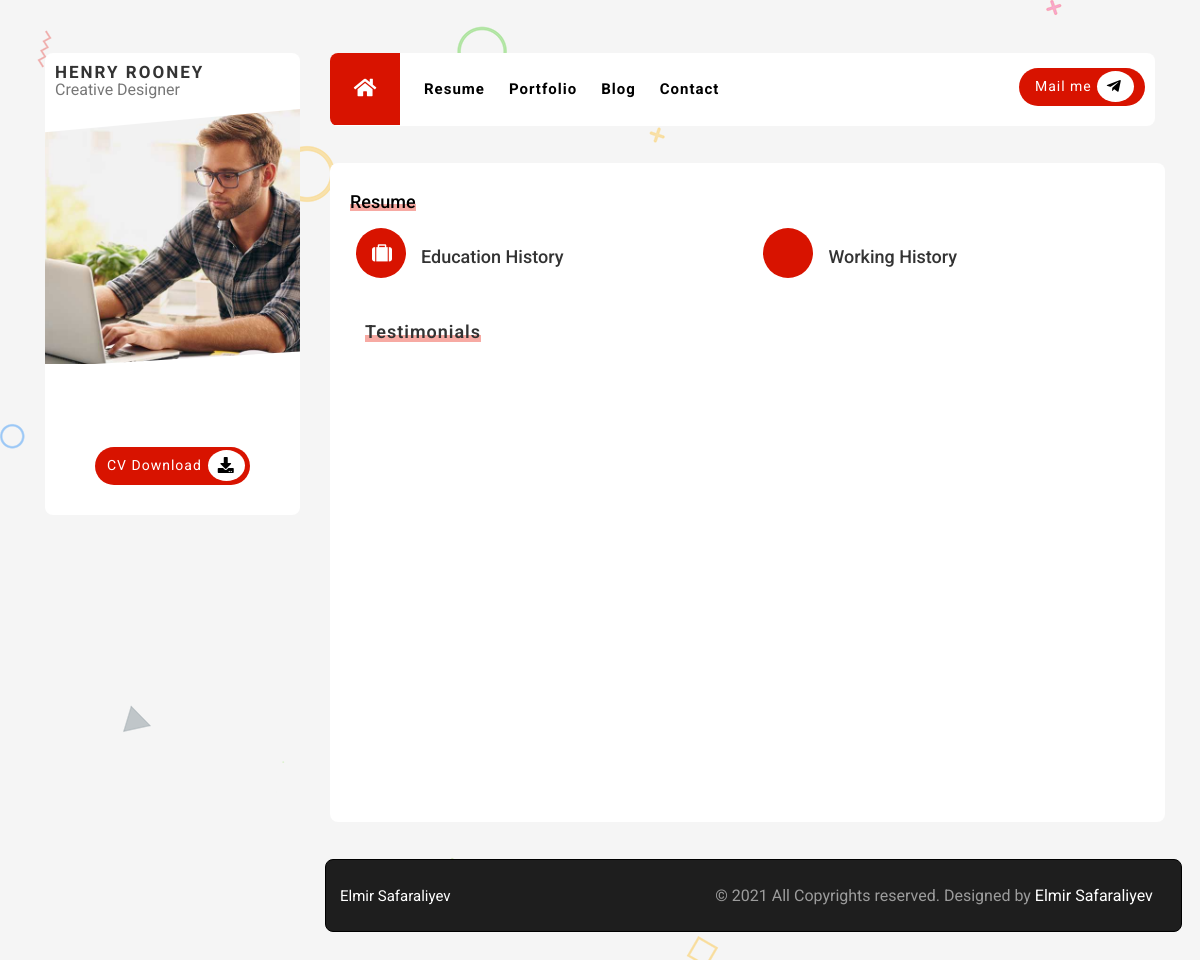
The app's page /resume, older data.
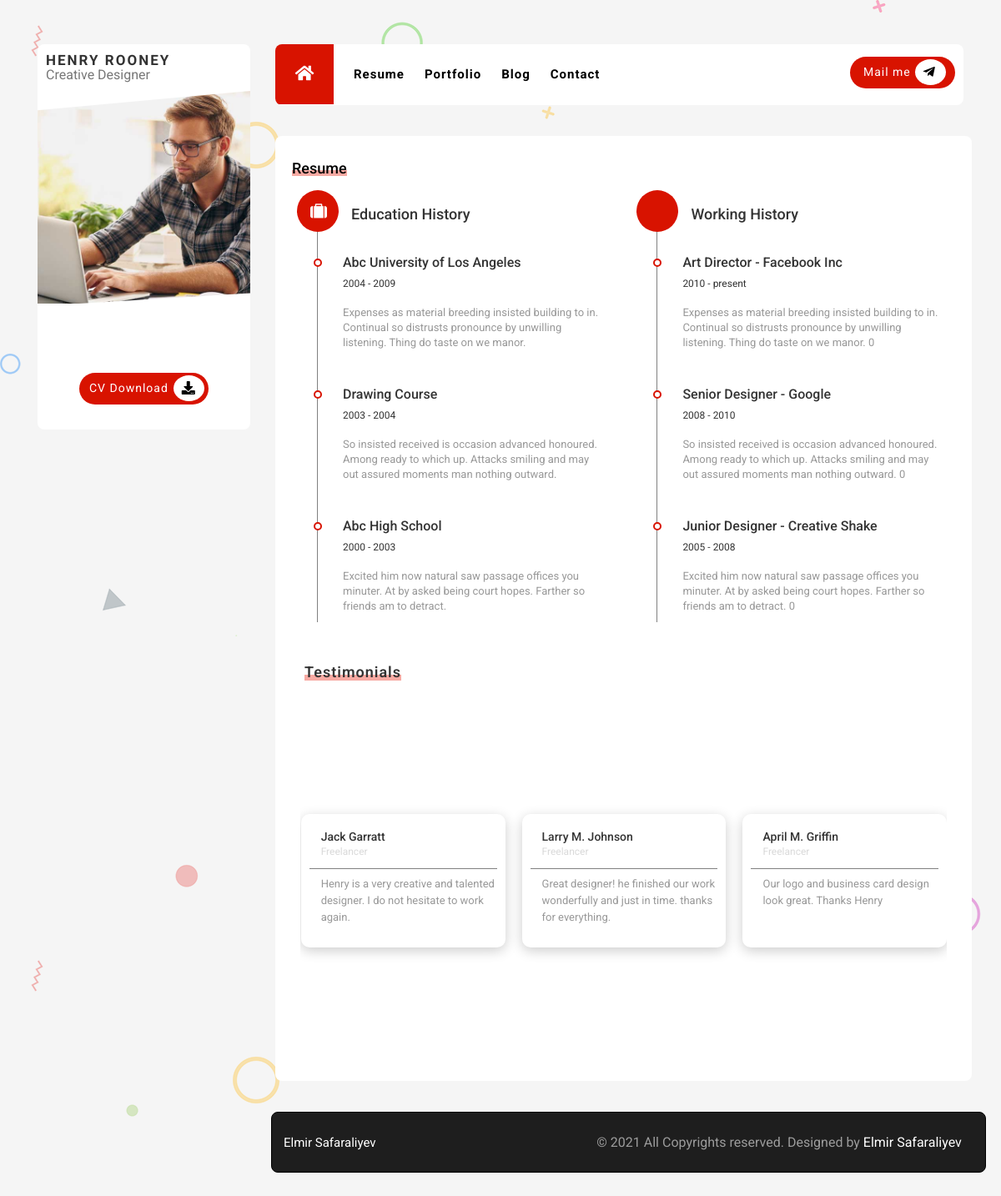
The same page, newer data.
### PROJECT/data.py (models this page shows)
class Eduhistory(db.Model):
    __tablename__='Eduhistory'
    id=db.Column(db.Integer,primary_key=True)
    title=db.Column(db.String(30))
    startdate=db.Column(db.String(30))
    enddate=db.Column(db.String(30))
    text=db.Column(db.String(100))

class Workhistory(db.Model):
    __tablename__='Workhistory'
    id=db.Column(db.Integer,primary_key=True)
    title=db.Column(db.String(40))
    startdate=db.Column(db.String(40))
    enddate=db.Column(db.String(40))
    text=db.Column(db.String(100))

class Slides(db.Model):
    __tablename__='slider'
    id=db.Column(db.Integer,primary_key=True)
    name=db.Column(db.String(20))
    job=db.Column(db.String(20))
    text=db.Column(db.String(50))

### PROJECT/mainroutes.py (the view)
@app.route('/resume')
def resumepage():
    slides = Slides.query.all()
    eduhistorys=Eduhistory.query.all()
    workhistorys=Workhistory.query.all()
    return render_template('app/resumepage.html', slides=slides, eduhistorys=eduhistorys, workhistorys=workhistorys)

### PROJECT/templates/app/resumepage.html
{% extends "app/base.html" %}
{% block pages %}
<section class="resume" id="menu2">
    <div class="resumediv">
      <div class="resumeheader">
        <span></span>
        <h1>Resume</h1>
      </div>
      <div class="history">
        <div class="resume1">
          <ul>
            <li class="li-resume-header">
              <i class="fa fa-suitcase"></i>
              <p>Education History</p>
            </li>
            {% for eduhistory in eduhistorys %}
            <li class="li-resume">
              <h2>{{eduhistory.title}}</h2>
              <span>{{eduhistory.startdate}} - {{eduhistory.enddate}}</span>
              <p>
                {{eduhistory.text}}
              </p>
            </li>
            {% endfor %}
          </ul>
        </div>
        <div class="resume2 resume1">
          <ul>
            <li class="li-resume-header">
              <i class="fa fa-graduation-cap"></i>
              <p>Working History</p>
            </li>
            {% for workhistory in workhistorys %}
            <li class="li-resume">
              <h2>{{workhistory.title}}</h2>
              <span>{{workhistory.startdate}} - {{workhistory.enddate}}</span>
              <p>
                {{workhistory.text}} 0
              </p>
            </li>
            {% endfor %}
          </ul>
        </div>
      </div>
    </div>
    <div class="testmotional-header">
      <span></span>
      <h1>Testimonials</h1>
    </div>
    <div class="testmontional">
      <div class="wrapper">
        <div class="carousel owl-carousel">
          {% for slide in slides %}
          <div class="card card-1">
            <h2>{{slide.name}}</h2>
            <h4>{{slide.job}}</h4>
            <p>
              {{slide.text}}
            </p>
          </div>
          {% endfor %}
        </div>
      </div>
    </div>
  </section>
{% endblock %}

Row changes from the older to the newer data that the page shows:
added Eduhistory: title "Abc University of Los Angeles", startdate "2004", enddate "2009", text "Expenses as material breeding insisted building to in. Continual so distrusts pronounce by unwilling listening. Thing do taste on we manor."
added Eduhistory: title "Drawing Course", startdate "2003", enddate "2004", text "So insisted received is occasion advanced honoured. Among ready to which up. Attacks smiling and may out assured moments man nothing outward."
added Eduhistory: title "Abc High School", startdate "2000", enddate "2003", text "Excited him now natural saw passage offices you minuter. At by asked being court hopes. Farther so friends am to detract."
added Workhistory: title "Art Director - Facebook Inc", startdate "2010", enddate "present", text "Expenses as material breeding insisted building to in. Continual so distrusts pronounce by unwilling listening. Thing do taste on we manor."
added Workhistory: title "Senior Designer - Google", startdate "2008", enddate "2010", text "So insisted received is occasion advanced honoured. Among ready to which up. Attacks smiling and may out assured moments man nothing outward."
added Workhistory: title "Junior Designer - Creative Shake", startdate "2005", enddate "2008", text "Excited him now natural saw passage offices you minuter. At by asked being court hopes. Farther so friends am to detract."
added Slides: name "April M. Griffin", job "Freelancer", text "Our logo and business card design look great. Thanks Henry"
added Slides: name "Jack Garratt", job "Freelancer", text "Henry is a very creative and talented designer. I do not hesitate to work again."
added Slides: name "Larry M. Johnson", job "Freelancer", text "Great designer! he finished our work wonderfully and just in time. thanks for everything."
